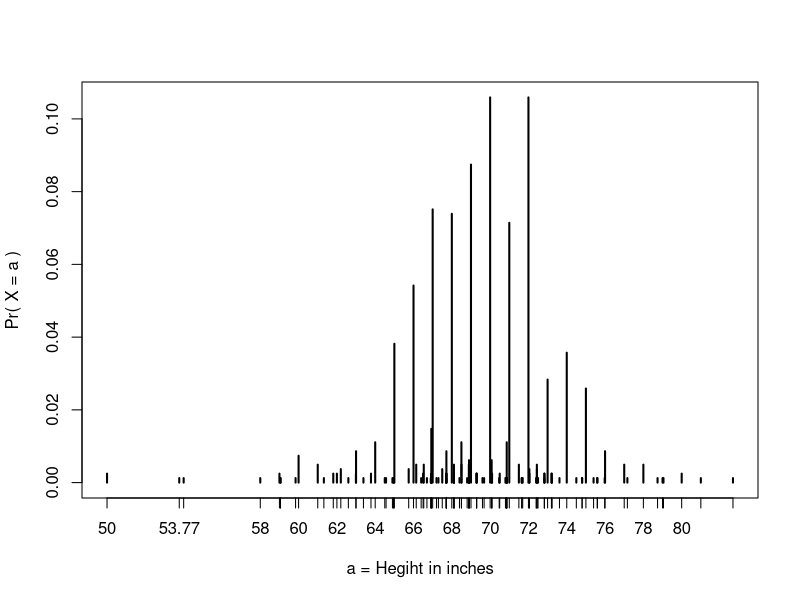
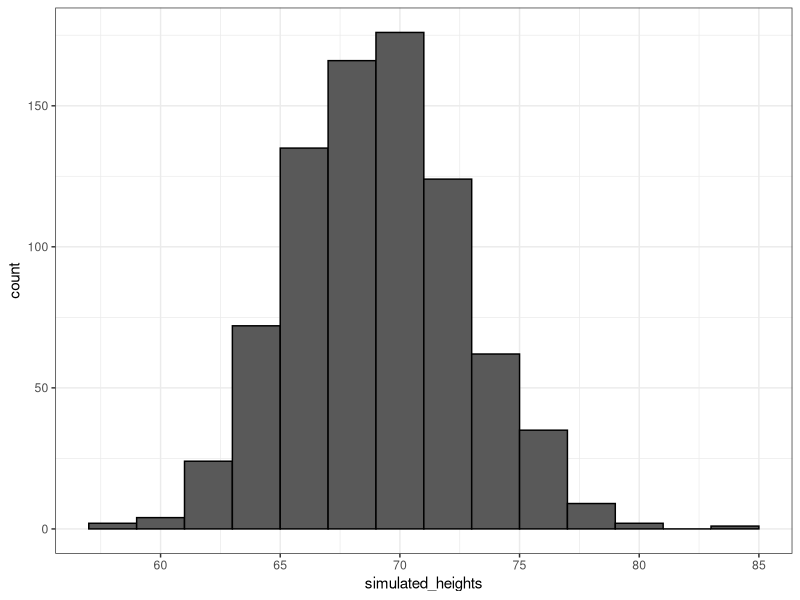
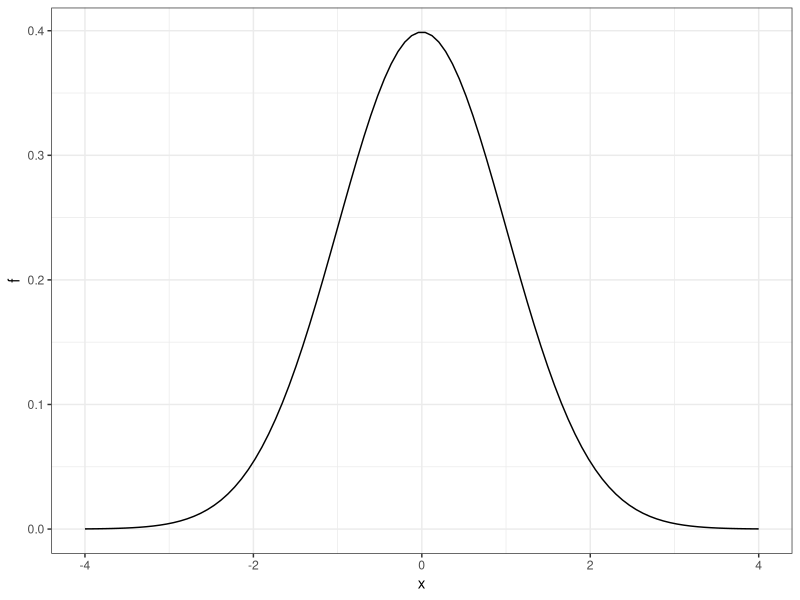

The R script that drew these images, in order:
# Continuous Probability

library( tidyverse )
library( dslabs )

data( "heights" )

x <- heights %>% filter( sex == 'Male' ) %>% .$height
x

# Empirical distribution function
# For every value of a, this gives a proportion of values in thelist x that are
#    smaller or equal to a
F <- function( a ) mean( x <= a )
F

# If I pick one of the male students at random, what is the chance that he is
#    taller than 70.5 inches?

# Because every student hs the same chance of being picked, the answer to this
#    question is the proportion of students that are taller than 70.5
1 - F( 70 )

# The probability of a student being between the height 'a' and the height 'b'
#    is simpli F( b ) - F( a )


# Theoretical Distribution
# We say that a random quantity is normally distributed with average 'avg', and
#    standard deviation 's', if it's probability distribution is defined by:
#    F( a ) = pnorm( a, avg, s )

# What is the probability that a randomly selected student is taller than 70.5
#    inches.
1 - pnorm( 70.5, mean( x ), sd( x ) )


# For practicing data scientists, pretty much everything we do involves data,
#    which is technically speaking discrete.
# For example, we could consider our adult data categorical with each specific
#     height a unique category.  The probability distribution would then be
#     defined by the proportion of students reporting each of those unique
#     lengths.
plot( prop.table( table( x ) ), xlab = "a = Hegiht in inches", ylab = "Pr( X = a )" )

# A student reported his height to be 69.6850393700787, what is that about?
# What's that very, very precise number?
# That's 177 centimeters
# The probability assigned to this height is about 0.001, it's 1 in 708
# However, the probability for 70 inches is 0.12

# The normal distribution is useful for appoximating the proportion of students
#    reporting between 69.5 and 70.5
mean( x <= 68.5 ) - mean( x <= 67.5 )
pnorm( 68.5, mean( x ), sd( x ) ) - pnorm( 67.5, mean( x ), sd( x ) )   # approximation

mean( x <= 69.5 ) - mean( x <= 68.5 )
pnorm( 69.5, mean( x ), sd( x ) ) - pnorm( 68.5, mean( x ), sd( x ) )   # approximation

mean( x <= 70.5 ) - mean( x <= 69.5 )
pnorm( 70.5, mean( x ), sd( x ) ) - pnorm( 69.5, mean( x ), sd( x ) )   # approximation


# Approximation is not always useful - Discretization
mean( x <= 70.9 ) - mean( x <= 70.1 )
pnorm( 70.9, mean( x ), sd( x ) ) - pnorm( 70.1, mean( x ), sd( x ) )


# Probability Density
# For categorical data, we can define the probability of a category
# For example: roll of a die, let's call it x, can be: 1, 2, 3, 4, 5, 6
# Pr( X = 4 ) = 1/6
# F( 4 ) = Pr( X <= 4 ) = Pr( X = 4 ) + Pr( X = 3 ) + Pr( X = 2 ) + Pr( X = 1 )

# Probability of someone being taller than 76 inches
avg <- mean( x )
s <- sd( x )
1 - pnorm( 76, avg, s )

# dnorm -> density normal
# pnorm -> probability normal
# rnorm -> random normal
# qnorm -> quantiles


# Monte Carlo simulations
x <- heights %>% filter( sex == 'Male' ) %>% .$height
n <- length( x )
avg <- mean( x )
s <- sd( x )
simulated_heights <- rnorm( n, avg, s )
simulated_heights
ds_theme_set()
data.frame( simulated_heights = simulated_heights ) %>% ggplot( aes( simulated_heights ) ) + geom_histogram( color = 'black', binwidth = 2 )


# If we pick 800 males at random, what is the distribution of the tallest person?
B <- 10000
tallest <- replicate( B, {
    simulated_data <- rnorm( 800, avg, s )
    max( simulated_data )
} )
tallest
mean( tallest >= 7*12 )


x <- seq( -4, 4, length.out = 100 )
data.frame( x, f = dnorm( x ) ) %>% ggplot( aes( x, f ) ) + geom_line()
